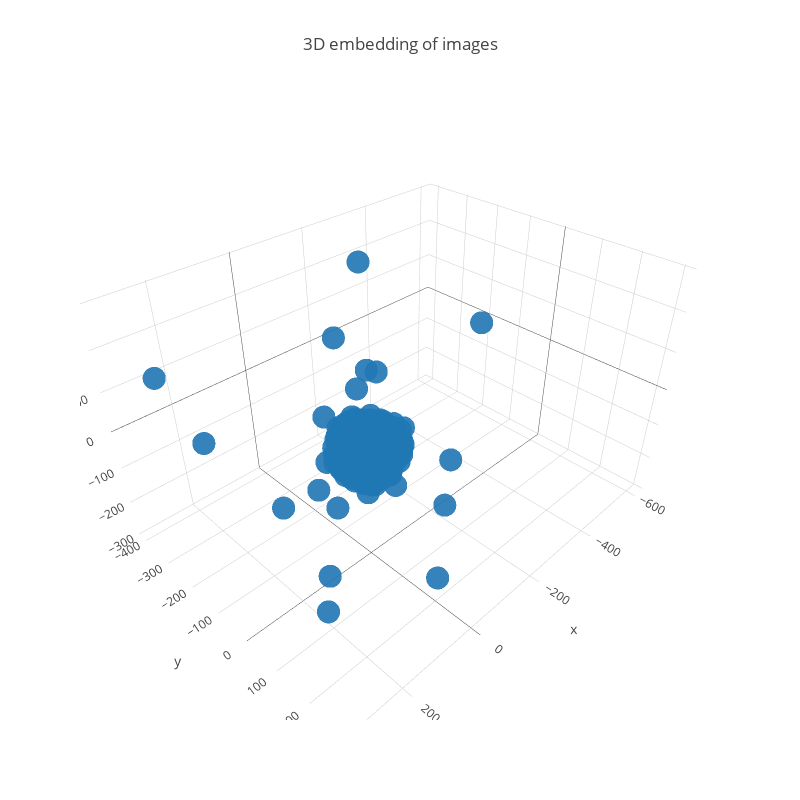

Notebook cell for this chart:
### Code cell
trace1 = go.Scatter3d(
    x=tsneEmb[:,0],
    y=tsneEmb[:,1],
    z=tsneEmb[:,2],
    mode='markers',
    marker=dict(
        sizemode='diameter',
        #color = preprocessing.LabelEncoder().fit_transform(all_image_types),
        #colorscale = 'Portland',
        #colorbar = dict(title = 'images'),
        line=dict(color='rgb(255, 255, 255)'),
        opacity=0.9
    )
)

data=[trace1]
layout=dict(height=800, width=800, title='3D embedding of images')
fig=dict(data=data, layout=layout)
py.iplot(fig, filename='3DBubble')

### Figure 1 — Plotly figure (JSON) as saved in the notebook; plotly's stock layout.template omitted (floating-point values rounded to 4 significant figures; data arrays with more than 128 entries replaced by an {"elided": "..."} marker saying what was removed)
{"data": [{"marker": {"line": {"color": "rgb(255, 255, 255)"}, "opacity": 0.9, "sizemode": "diameter"}, "mode": "markers", "type": "scatter3d", "x": {"elided": "600 float values"}, "y": {"elided": "600 float values"}, "z": {"elided": "600 float values"}}], "layout": {"height": 800, "title": "3D embedding of images", "width": 800}}
